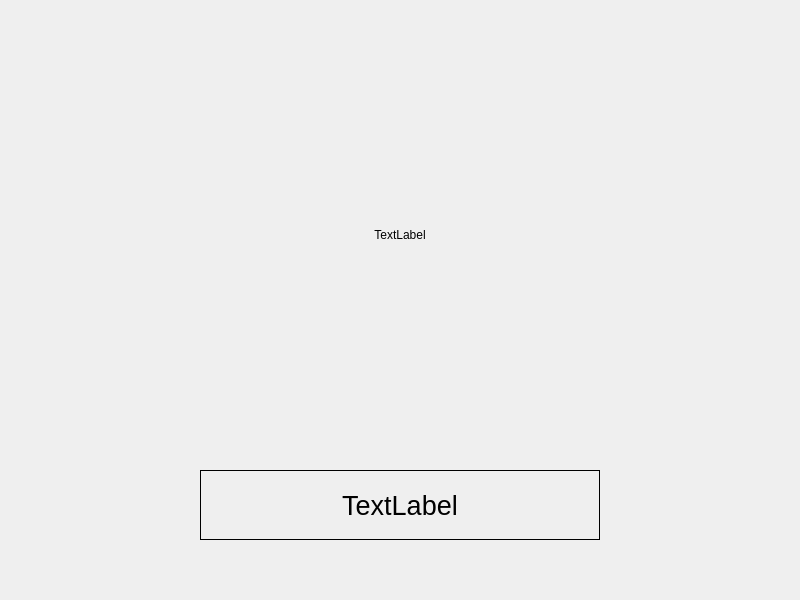
<?xml version="1.0" encoding="UTF-8"?>
<ui version="4.0">
 <class>Dialog</class>
 <widget class="QDialog" name="Dialog">
  <property name="geometry">
   <rect>
    <x>0</x>
    <y>0</y>
    <width>800</width>
    <height>600</height>
   </rect>
  </property>
  <property name="windowTitle">
   <string>Dialog</string>
  </property>
  <widget class="myQLabel" name="label">
   <property name="geometry">
    <rect>
     <x>20</x>
     <y>20</y>
     <width>760</width>
     <height>430</height>
    </rect>
   </property>
   <property name="frameShape">
    <enum>QFrame::NoFrame</enum>
   </property>
   <property name="text">
    <string>TextLabel</string>
   </property>
   <property name="alignment">
    <set>Qt::AlignCenter</set>
   </property>
  </widget>
  <widget class="myQLabel" name="label_2">
   <property name="geometry">
    <rect>
     <x>200</x>
     <y>470</y>
     <width>400</width>
     <height>70</height>
    </rect>
   </property>
   <property name="font">
    <font>
     <pointsize>20</pointsize>
    </font>
   </property>
   <property name="frameShape">
    <enum>QFrame::Box</enum>
   </property>
   <property name="text">
    <string>TextLabel</string>
   </property>
   <property name="alignment">
    <set>Qt::AlignCenter</set>
   </property>
  </widget>
 </widget>
 <customwidgets>
  <customwidget>
   <class>myQLabel</class>
   <extends>QLabel</extends>
   <header location="global">myqlabel.h</header>
  </customwidget>
 </customwidgets>
 <resources/>
 <connections/>
</ui>
